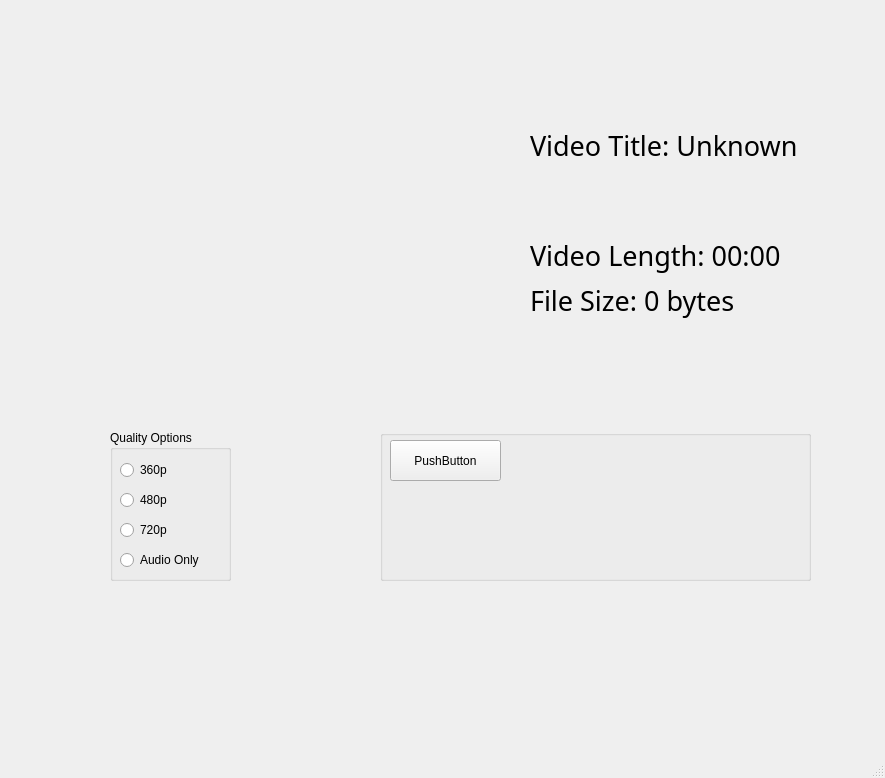
<?xml version="1.0" encoding="UTF-8"?>
<ui version="4.0">
 <class>MainWindow</class>
 <widget class="QMainWindow" name="MainWindow">
  <property name="geometry">
   <rect>
    <x>0</x>
    <y>0</y>
    <width>885</width>
    <height>778</height>
   </rect>
  </property>
  <property name="windowTitle">
   <string>MainWindow</string>
  </property>
  <widget class="QWidget" name="centralwidget">
   <widget class="QLabel" name="video_image">
    <property name="geometry">
     <rect>
      <x>110</x>
      <y>70</y>
      <width>401</width>
      <height>261</height>
     </rect>
    </property>
    <property name="text">
     <string/>
    </property>
    <property name="pixmap">
     <pixmap>img/yt_placeholder.jpg</pixmap>
    </property>
    <property name="scaledContents">
     <bool>true</bool>
    </property>
   </widget>
   <widget class="QLabel" name="video_title_lbl">
    <property name="geometry">
     <rect>
      <x>530</x>
      <y>80</y>
      <width>341</width>
      <height>131</height>
     </rect>
    </property>
    <property name="font">
     <font>
      <family>ALSSchlangeslab-Bold</family>
      <pointsize>20</pointsize>
     </font>
    </property>
    <property name="text">
     <string>Video Title: Unknown</string>
    </property>
    <property name="scaledContents">
     <bool>true</bool>
    </property>
   </widget>
   <widget class="QLabel" name="video_length_lbl">
    <property name="geometry">
     <rect>
      <x>530</x>
      <y>230</y>
      <width>331</width>
      <height>51</height>
     </rect>
    </property>
    <property name="font">
     <font>
      <family>ALSSchlangeslab-Bold</family>
      <pointsize>20</pointsize>
     </font>
    </property>
    <property name="text">
     <string>Video Length: 00:00</string>
    </property>
   </widget>
   <widget class="QLabel" name="file_size_lbl">
    <property name="geometry">
     <rect>
      <x>530</x>
      <y>280</y>
      <width>311</width>
      <height>41</height>
     </rect>
    </property>
    <property name="font">
     <font>
      <family>ALSSchlangeslab-Bold</family>
      <pointsize>20</pointsize>
     </font>
    </property>
    <property name="text">
     <string>File Size: 0 bytes</string>
    </property>
   </widget>
   <widget class="QGroupBox" name="groupBox">
    <property name="geometry">
     <rect>
      <x>110</x>
      <y>430</y>
      <width>121</width>
      <height>151</height>
     </rect>
    </property>
    <property name="title">
     <string>Quality Options</string>
    </property>
    <widget class="QRadioButton" name="radioButton">
     <property name="geometry">
      <rect>
       <x>10</x>
       <y>30</y>
       <width>95</width>
       <height>20</height>
      </rect>
     </property>
     <property name="text">
      <string>360p</string>
     </property>
    </widget>
    <widget class="QRadioButton" name="radioButton_2">
     <property name="geometry">
      <rect>
       <x>10</x>
       <y>90</y>
       <width>95</width>
       <height>20</height>
      </rect>
     </property>
     <property name="text">
      <string>720p</string>
     </property>
    </widget>
    <widget class="QRadioButton" name="radioButton_4">
     <property name="geometry">
      <rect>
       <x>10</x>
       <y>60</y>
       <width>95</width>
       <height>20</height>
      </rect>
     </property>
     <property name="text">
      <string>480p</string>
     </property>
    </widget>
    <widget class="QRadioButton" name="radioButton_3">
     <property name="geometry">
      <rect>
       <x>10</x>
       <y>120</y>
       <width>95</width>
       <height>20</height>
      </rect>
     </property>
     <property name="text">
      <string>Audio Only</string>
     </property>
    </widget>
   </widget>
   <widget class="QGroupBox" name="groupBox_2">
    <property name="geometry">
     <rect>
      <x>380</x>
      <y>430</y>
      <width>431</width>
      <height>151</height>
     </rect>
    </property>
    <property name="title">
     <string/>
    </property>
    <widget class="QPushButton" name="pushButton">
     <property name="geometry">
      <rect>
       <x>10</x>
       <y>10</y>
       <width>111</width>
       <height>41</height>
      </rect>
     </property>
     <property name="text">
      <string>PushButton</string>
     </property>
    </widget>
   </widget>
  </widget>
  <widget class="QMenuBar" name="menubar">
   <property name="geometry">
    <rect>
     <x>0</x>
     <y>0</y>
     <width>885</width>
     <height>26</height>
    </rect>
   </property>
  </widget>
  <widget class="QStatusBar" name="statusbar"/>
 </widget>
 <resources/>
 <connections/>
</ui>
